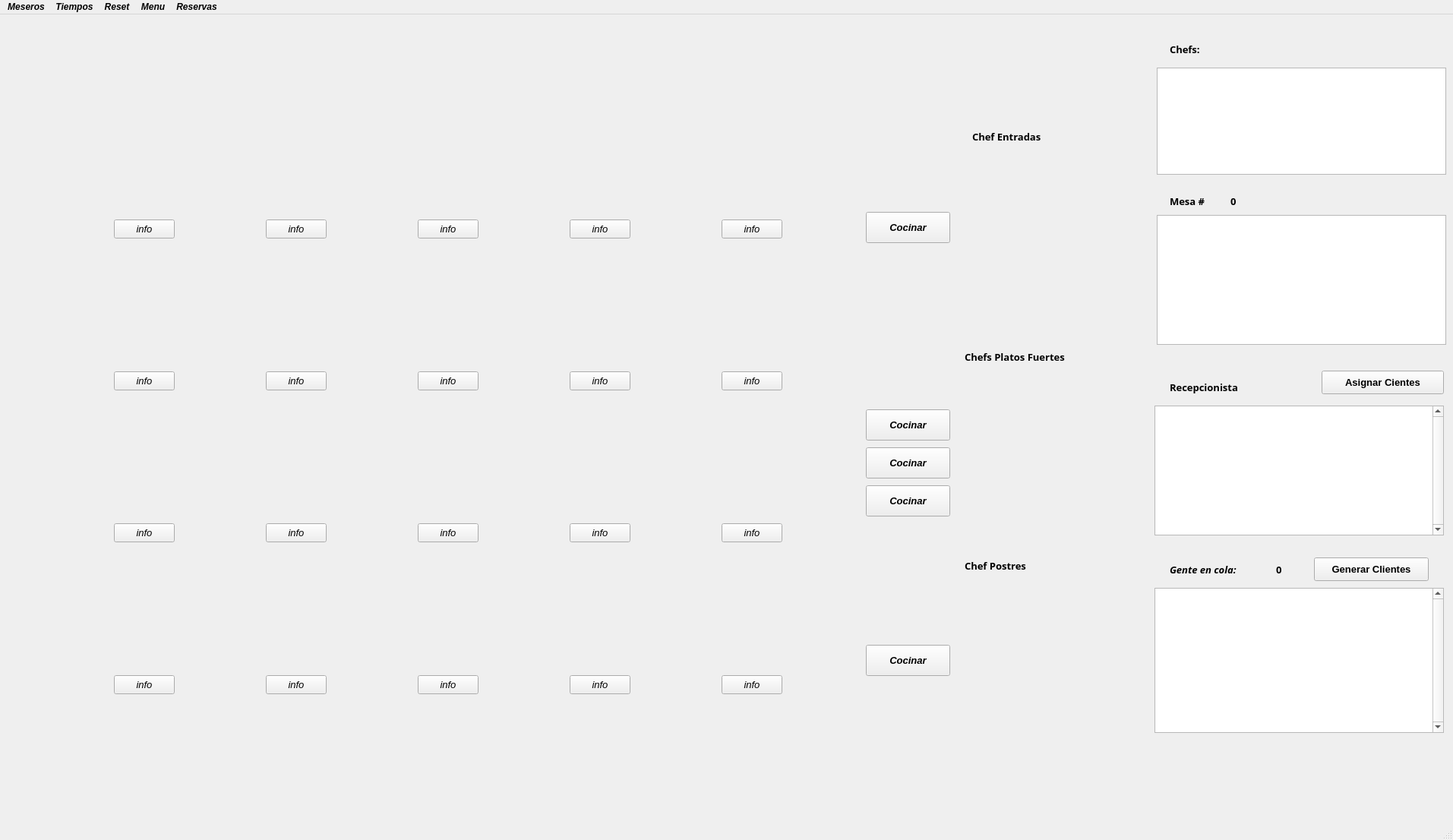
<?xml version="1.0" encoding="UTF-8"?>
<ui version="4.0">
 <class>SimuladorWindow</class>
 <widget class="QMainWindow" name="SimuladorWindow">
  <property name="geometry">
   <rect>
    <x>0</x>
    <y>0</y>
    <width>1913</width>
    <height>1106</height>
   </rect>
  </property>
  <property name="font">
   <font>
    <family>Arial</family>
    <weight>75</weight>
    <italic>true</italic>
    <bold>true</bold>
   </font>
  </property>
  <property name="windowTitle">
   <string>SimuladorWindow</string>
  </property>
  <widget class="QWidget" name="centralwidget">
   <widget class="QTextEdit" name="QueueTextField">
    <property name="enabled">
     <bool>true</bool>
    </property>
    <property name="geometry">
     <rect>
      <x>1520</x>
      <y>755</y>
      <width>381</width>
      <height>191</height>
     </rect>
    </property>
    <property name="font">
     <font>
      <family>Arial Black</family>
      <weight>75</weight>
      <italic>false</italic>
      <bold>true</bold>
     </font>
    </property>
    <property name="verticalScrollBarPolicy">
     <enum>Qt::ScrollBarAlwaysOn</enum>
    </property>
    <property name="readOnly">
     <bool>true</bool>
    </property>
   </widget>
   <widget class="QLabel" name="QueueLabel">
    <property name="geometry">
     <rect>
      <x>1540</x>
      <y>715</y>
      <width>161</width>
      <height>31</height>
     </rect>
    </property>
    <property name="font">
     <font>
      <family>Arial Black</family>
      <pointsize>10</pointsize>
      <weight>75</weight>
      <italic>true</italic>
      <bold>true</bold>
     </font>
    </property>
    <property name="text">
     <string>Gente en cola: </string>
    </property>
   </widget>
   <widget class="QLabel" name="QueueSizeLabel">
    <property name="geometry">
     <rect>
      <x>1680</x>
      <y>705</y>
      <width>111</width>
      <height>51</height>
     </rect>
    </property>
    <property name="font">
     <font>
      <family>Arial Black</family>
      <pointsize>10</pointsize>
      <weight>75</weight>
      <italic>false</italic>
      <bold>true</bold>
     </font>
    </property>
    <property name="text">
     <string>0</string>
    </property>
   </widget>
   <widget class="QPushButton" name="ButtonClientGenerator">
    <property name="geometry">
     <rect>
      <x>1730</x>
      <y>715</y>
      <width>151</width>
      <height>31</height>
     </rect>
    </property>
    <property name="font">
     <font>
      <family>Arial</family>
      <pointsize>10</pointsize>
      <weight>75</weight>
      <italic>false</italic>
      <bold>true</bold>
     </font>
    </property>
    <property name="text">
     <string>Generar Clientes</string>
    </property>
   </widget>
   <widget class="QTextEdit" name="ClientAssignerTextFiel">
    <property name="enabled">
     <bool>true</bool>
    </property>
    <property name="geometry">
     <rect>
      <x>1520</x>
      <y>515</y>
      <width>381</width>
      <height>171</height>
     </rect>
    </property>
    <property name="font">
     <font>
      <family>Arial Black</family>
      <weight>75</weight>
      <italic>false</italic>
      <bold>true</bold>
     </font>
    </property>
    <property name="verticalScrollBarPolicy">
     <enum>Qt::ScrollBarAlwaysOn</enum>
    </property>
    <property name="readOnly">
     <bool>true</bool>
    </property>
   </widget>
   <widget class="QPushButton" name="AssignTablesButton">
    <property name="geometry">
     <rect>
      <x>1740</x>
      <y>469</y>
      <width>161</width>
      <height>31</height>
     </rect>
    </property>
    <property name="font">
     <font>
      <family>Arial</family>
      <pointsize>10</pointsize>
      <weight>75</weight>
      <italic>false</italic>
      <bold>true</bold>
     </font>
    </property>
    <property name="text">
     <string>Asignar Cientes</string>
    </property>
   </widget>
   <widget class="QLabel" name="AssignerLabel">
    <property name="geometry">
     <rect>
      <x>1540</x>
      <y>480</y>
      <width>151</width>
      <height>21</height>
     </rect>
    </property>
    <property name="font">
     <font>
      <family>Arial Black</family>
      <pointsize>10</pointsize>
      <italic>false</italic>
     </font>
    </property>
    <property name="text">
     <string>Recepcionista</string>
    </property>
   </widget>
   <widget class="QTextEdit" name="TableInfoTextFiedl">
    <property name="geometry">
     <rect>
      <x>1523</x>
      <y>264</y>
      <width>381</width>
      <height>171</height>
     </rect>
    </property>
    <property name="font">
     <font>
      <family>Arial Black</family>
      <pointsize>8</pointsize>
      <italic>false</italic>
     </font>
    </property>
    <property name="readOnly">
     <bool>true</bool>
    </property>
   </widget>
   <widget class="QLabel" name="TableLabel">
    <property name="geometry">
     <rect>
      <x>1540</x>
      <y>220</y>
      <width>131</width>
      <height>51</height>
     </rect>
    </property>
    <property name="font">
     <font>
      <family>Arial Black</family>
      <pointsize>10</pointsize>
      <italic>false</italic>
     </font>
    </property>
    <property name="text">
     <string>Mesa #</string>
    </property>
   </widget>
   <widget class="QLabel" name="TableIDLabel">
    <property name="geometry">
     <rect>
      <x>1620</x>
      <y>230</y>
      <width>71</width>
      <height>31</height>
     </rect>
    </property>
    <property name="font">
     <font>
      <family>Arial Black</family>
      <pointsize>10</pointsize>
      <italic>false</italic>
     </font>
    </property>
    <property name="text">
     <string>0</string>
    </property>
   </widget>
   <widget class="QPushButton" name="Table16Button">
    <property name="geometry">
     <rect>
      <x>150</x>
      <y>870</y>
      <width>80</width>
      <height>25</height>
     </rect>
    </property>
    <property name="font">
     <font>
      <family>Arial</family>
      <pointsize>10</pointsize>
      <weight>50</weight>
      <italic>true</italic>
      <bold>false</bold>
     </font>
    </property>
    <property name="text">
     <string>info</string>
    </property>
   </widget>
   <widget class="QPushButton" name="Table17Button">
    <property name="geometry">
     <rect>
      <x>350</x>
      <y>870</y>
      <width>80</width>
      <height>25</height>
     </rect>
    </property>
    <property name="font">
     <font>
      <family>Arial</family>
      <pointsize>10</pointsize>
      <weight>50</weight>
      <italic>true</italic>
      <bold>false</bold>
     </font>
    </property>
    <property name="text">
     <string>info</string>
    </property>
   </widget>
   <widget class="QPushButton" name="Table18Button">
    <property name="geometry">
     <rect>
      <x>550</x>
      <y>870</y>
      <width>80</width>
      <height>25</height>
     </rect>
    </property>
    <property name="font">
     <font>
      <family>Arial</family>
      <pointsize>10</pointsize>
      <weight>50</weight>
      <italic>true</italic>
      <bold>false</bold>
     </font>
    </property>
    <property name="text">
     <string>info</string>
    </property>
   </widget>
   <widget class="QPushButton" name="Table19Button">
    <property name="geometry">
     <rect>
      <x>750</x>
      <y>870</y>
      <width>80</width>
      <height>25</height>
     </rect>
    </property>
    <property name="font">
     <font>
      <family>Arial</family>
      <pointsize>10</pointsize>
      <weight>50</weight>
      <italic>true</italic>
      <bold>false</bold>
     </font>
    </property>
    <property name="text">
     <string>info</string>
    </property>
   </widget>
   <widget class="QPushButton" name="Table20Button">
    <property name="geometry">
     <rect>
      <x>950</x>
      <y>870</y>
      <width>80</width>
      <height>25</height>
     </rect>
    </property>
    <property name="font">
     <font>
      <family>Arial</family>
      <pointsize>10</pointsize>
      <weight>50</weight>
      <italic>true</italic>
      <bold>false</bold>
     </font>
    </property>
    <property name="text">
     <string>info</string>
    </property>
   </widget>
   <widget class="QPushButton" name="Table11Button">
    <property name="geometry">
     <rect>
      <x>150</x>
      <y>670</y>
      <width>80</width>
      <height>25</height>
     </rect>
    </property>
    <property name="font">
     <font>
      <family>Arial</family>
      <pointsize>10</pointsize>
      <weight>50</weight>
      <italic>true</italic>
      <bold>false</bold>
     </font>
    </property>
    <property name="text">
     <string>info</string>
    </property>
   </widget>
   <widget class="QPushButton" name="Table15Button">
    <property name="geometry">
     <rect>
      <x>950</x>
      <y>670</y>
      <width>80</width>
      <height>25</height>
     </rect>
    </property>
    <property name="font">
     <font>
      <family>Arial</family>
      <pointsize>10</pointsize>
      <weight>50</weight>
      <italic>true</italic>
      <bold>false</bold>
     </font>
    </property>
    <property name="text">
     <string>info</string>
    </property>
   </widget>
   <widget class="QPushButton" name="Table12Button">
    <property name="geometry">
     <rect>
      <x>350</x>
      <y>670</y>
      <width>80</width>
      <height>25</height>
     </rect>
    </property>
    <property name="font">
     <font>
      <family>Arial</family>
      <pointsize>10</pointsize>
      <weight>50</weight>
      <italic>true</italic>
      <bold>false</bold>
     </font>
    </property>
    <property name="text">
     <string>info</string>
    </property>
   </widget>
   <widget class="QPushButton" name="Table13Button">
    <property name="geometry">
     <rect>
      <x>550</x>
      <y>670</y>
      <width>80</width>
      <height>25</height>
     </rect>
    </property>
    <property name="font">
     <font>
      <family>Arial</family>
      <pointsize>10</pointsize>
      <weight>50</weight>
      <italic>true</italic>
      <bold>false</bold>
     </font>
    </property>
    <property name="text">
     <string>info</string>
    </property>
   </widget>
   <widget class="QPushButton" name="Table14Button">
    <property name="geometry">
     <rect>
      <x>750</x>
      <y>670</y>
      <width>80</width>
      <height>25</height>
     </rect>
    </property>
    <property name="font">
     <font>
      <family>Arial</family>
      <pointsize>10</pointsize>
      <weight>50</weight>
      <italic>true</italic>
      <bold>false</bold>
     </font>
    </property>
    <property name="text">
     <string>info</string>
    </property>
   </widget>
   <widget class="QPushButton" name="Table2Button">
    <property name="geometry">
     <rect>
      <x>350</x>
      <y>270</y>
      <width>80</width>
      <height>25</height>
     </rect>
    </property>
    <property name="font">
     <font>
      <family>Arial</family>
      <pointsize>10</pointsize>
      <weight>50</weight>
      <italic>true</italic>
      <bold>false</bold>
     </font>
    </property>
    <property name="text">
     <string>info</string>
    </property>
   </widget>
   <widget class="QPushButton" name="Table6Button">
    <property name="geometry">
     <rect>
      <x>150</x>
      <y>470</y>
      <width>80</width>
      <height>25</height>
     </rect>
    </property>
    <property name="font">
     <font>
      <family>Arial</family>
      <pointsize>10</pointsize>
      <weight>50</weight>
      <italic>true</italic>
      <bold>false</bold>
     </font>
    </property>
    <property name="text">
     <string>info</string>
    </property>
   </widget>
   <widget class="QPushButton" name="Table10Button">
    <property name="geometry">
     <rect>
      <x>950</x>
      <y>470</y>
      <width>80</width>
      <height>25</height>
     </rect>
    </property>
    <property name="font">
     <font>
      <family>Arial</family>
      <pointsize>10</pointsize>
      <weight>50</weight>
      <italic>true</italic>
      <bold>false</bold>
     </font>
    </property>
    <property name="text">
     <string>info</string>
    </property>
   </widget>
   <widget class="QPushButton" name="Table7Button">
    <property name="geometry">
     <rect>
      <x>350</x>
      <y>470</y>
      <width>80</width>
      <height>25</height>
     </rect>
    </property>
    <property name="font">
     <font>
      <family>Arial</family>
      <pointsize>10</pointsize>
      <weight>50</weight>
      <italic>true</italic>
      <bold>false</bold>
     </font>
    </property>
    <property name="text">
     <string>info</string>
    </property>
   </widget>
   <widget class="QPushButton" name="Table8Button">
    <property name="geometry">
     <rect>
      <x>550</x>
      <y>470</y>
      <width>80</width>
      <height>25</height>
     </rect>
    </property>
    <property name="font">
     <font>
      <family>Arial</family>
      <pointsize>10</pointsize>
      <weight>50</weight>
      <italic>true</italic>
      <bold>false</bold>
     </font>
    </property>
    <property name="text">
     <string>info</string>
    </property>
   </widget>
   <widget class="QPushButton" name="Table4Button">
    <property name="geometry">
     <rect>
      <x>750</x>
      <y>270</y>
      <width>80</width>
      <height>25</height>
     </rect>
    </property>
    <property name="font">
     <font>
      <family>Arial</family>
      <pointsize>10</pointsize>
      <weight>50</weight>
      <italic>true</italic>
      <bold>false</bold>
     </font>
    </property>
    <property name="text">
     <string>info</string>
    </property>
   </widget>
   <widget class="QPushButton" name="Table5Button">
    <property name="geometry">
     <rect>
      <x>950</x>
      <y>270</y>
      <width>80</width>
      <height>25</height>
     </rect>
    </property>
    <property name="font">
     <font>
      <family>Arial</family>
      <pointsize>10</pointsize>
      <weight>50</weight>
      <italic>true</italic>
      <bold>false</bold>
     </font>
    </property>
    <property name="text">
     <string>info</string>
    </property>
   </widget>
   <widget class="QPushButton" name="Table3Button">
    <property name="geometry">
     <rect>
      <x>550</x>
      <y>270</y>
      <width>80</width>
      <height>25</height>
     </rect>
    </property>
    <property name="font">
     <font>
      <family>Arial</family>
      <pointsize>10</pointsize>
      <weight>50</weight>
      <italic>true</italic>
      <bold>false</bold>
     </font>
    </property>
    <property name="text">
     <string>info</string>
    </property>
   </widget>
   <widget class="QPushButton" name="Table9Button">
    <property name="geometry">
     <rect>
      <x>750</x>
      <y>470</y>
      <width>80</width>
      <height>25</height>
     </rect>
    </property>
    <property name="font">
     <font>
      <family>Arial</family>
      <pointsize>10</pointsize>
      <weight>50</weight>
      <italic>true</italic>
      <bold>false</bold>
     </font>
    </property>
    <property name="text">
     <string>info</string>
    </property>
   </widget>
   <widget class="QPushButton" name="Table1Button">
    <property name="geometry">
     <rect>
      <x>150</x>
      <y>270</y>
      <width>80</width>
      <height>25</height>
     </rect>
    </property>
    <property name="font">
     <font>
      <family>Arial</family>
      <pointsize>10</pointsize>
      <weight>50</weight>
      <italic>true</italic>
      <bold>false</bold>
     </font>
    </property>
    <property name="text">
     <string>info</string>
    </property>
   </widget>
   <widget class="QLabel" name="chefLabel1">
    <property name="geometry">
     <rect>
      <x>1280</x>
      <y>750</y>
      <width>201</width>
      <height>201</height>
     </rect>
    </property>
    <property name="text">
     <string/>
    </property>
   </widget>
   <widget class="QLabel" name="chefLabel1_2">
    <property name="geometry">
     <rect>
      <x>1290</x>
      <y>180</y>
      <width>171</width>
      <height>231</height>
     </rect>
    </property>
    <property name="text">
     <string/>
    </property>
   </widget>
   <widget class="QLabel" name="chefLabel1_3">
    <property name="geometry">
     <rect>
      <x>1280</x>
      <y>470</y>
      <width>171</width>
      <height>241</height>
     </rect>
    </property>
    <property name="text">
     <string/>
    </property>
   </widget>
   <widget class="QLabel" name="ChefDessertLabel">
    <property name="geometry">
     <rect>
      <x>1270</x>
      <y>715</y>
      <width>141</width>
      <height>21</height>
     </rect>
    </property>
    <property name="font">
     <font>
      <family>Arial Black</family>
      <pointsize>10</pointsize>
      <italic>false</italic>
     </font>
    </property>
    <property name="text">
     <string>Chef Postres</string>
    </property>
   </widget>
   <widget class="QLabel" name="ChefMealLabel">
    <property name="geometry">
     <rect>
      <x>1270</x>
      <y>440</y>
      <width>201</width>
      <height>21</height>
     </rect>
    </property>
    <property name="font">
     <font>
      <family>Arial Black</family>
      <pointsize>10</pointsize>
      <italic>false</italic>
     </font>
    </property>
    <property name="text">
     <string>Chefs Platos Fuertes</string>
    </property>
   </widget>
   <widget class="QLabel" name="ChefEntranceLabel">
    <property name="geometry">
     <rect>
      <x>1280</x>
      <y>150</y>
      <width>201</width>
      <height>21</height>
     </rect>
    </property>
    <property name="font">
     <font>
      <family>Arial Black</family>
      <pointsize>10</pointsize>
      <italic>false</italic>
     </font>
    </property>
    <property name="text">
     <string>Chef Entradas</string>
    </property>
   </widget>
   <widget class="QPushButton" name="CookDessertButton">
    <property name="geometry">
     <rect>
      <x>1140</x>
      <y>830</y>
      <width>111</width>
      <height>41</height>
     </rect>
    </property>
    <property name="font">
     <font>
      <pointsize>10</pointsize>
     </font>
    </property>
    <property name="text">
     <string>Cocinar</string>
    </property>
   </widget>
   <widget class="QPushButton" name="CookMealButton1">
    <property name="geometry">
     <rect>
      <x>1140</x>
      <y>620</y>
      <width>111</width>
      <height>41</height>
     </rect>
    </property>
    <property name="font">
     <font>
      <pointsize>10</pointsize>
     </font>
    </property>
    <property name="text">
     <string>Cocinar</string>
    </property>
   </widget>
   <widget class="QPushButton" name="CookMealButton2">
    <property name="geometry">
     <rect>
      <x>1140</x>
      <y>570</y>
      <width>111</width>
      <height>41</height>
     </rect>
    </property>
    <property name="font">
     <font>
      <pointsize>10</pointsize>
     </font>
    </property>
    <property name="text">
     <string>Cocinar</string>
    </property>
   </widget>
   <widget class="QPushButton" name="CookMealButton3">
    <property name="geometry">
     <rect>
      <x>1140</x>
      <y>520</y>
      <width>111</width>
      <height>41</height>
     </rect>
    </property>
    <property name="font">
     <font>
      <pointsize>10</pointsize>
     </font>
    </property>
    <property name="text">
     <string>Cocinar</string>
    </property>
   </widget>
   <widget class="QPushButton" name="CookEntranceButton">
    <property name="geometry">
     <rect>
      <x>1140</x>
      <y>260</y>
      <width>111</width>
      <height>41</height>
     </rect>
    </property>
    <property name="font">
     <font>
      <pointsize>10</pointsize>
     </font>
    </property>
    <property name="text">
     <string>Cocinar</string>
    </property>
   </widget>
   <widget class="QTextEdit" name="ChefTextField">
    <property name="geometry">
     <rect>
      <x>1523</x>
      <y>70</y>
      <width>381</width>
      <height>141</height>
     </rect>
    </property>
    <property name="font">
     <font>
      <family>Arial Black</family>
      <italic>false</italic>
     </font>
    </property>
    <property name="readOnly">
     <bool>true</bool>
    </property>
   </widget>
   <widget class="QLabel" name="ChefTextLabel">
    <property name="geometry">
     <rect>
      <x>1540</x>
      <y>30</y>
      <width>91</width>
      <height>31</height>
     </rect>
    </property>
    <property name="font">
     <font>
      <family>Arial Black</family>
      <pointsize>10</pointsize>
      <italic>false</italic>
     </font>
    </property>
    <property name="text">
     <string>Chefs:</string>
    </property>
   </widget>
  </widget>
  <widget class="QMenuBar" name="menubar">
   <property name="geometry">
    <rect>
     <x>0</x>
     <y>0</y>
     <width>1913</width>
     <height>25</height>
    </rect>
   </property>
   <widget class="QMenu" name="menuMeseros">
    <property name="title">
     <string>Meseros</string>
    </property>
    <addaction name="separator"/>
    <addaction name="actionMesero_1"/>
    <addaction name="actionMesero_2"/>
    <addaction name="actionMesero_3"/>
    <addaction name="actionMesero_4"/>
    <addaction name="actionMesero_5"/>
    <addaction name="actionMesero_6"/>
    <addaction name="actionMesero_7"/>
    <addaction name="actionMesero_8"/>
    <addaction name="actionMesero_9"/>
    <addaction name="actionMesero_10"/>
    <addaction name="actionMesero_11"/>
    <addaction name="actionMesero_12"/>
    <addaction name="actionMesero_13"/>
    <addaction name="actionMesero_14"/>
    <addaction name="actionMesero_15"/>
    <addaction name="actionMesero_16"/>
    <addaction name="actionMesero_17"/>
    <addaction name="actionMesero_18"/>
    <addaction name="actionMesero_19"/>
    <addaction name="actionMesero_20"/>
   </widget>
   <widget class="QMenu" name="menuTiempos">
    <property name="title">
     <string>Tiempos</string>
    </property>
   </widget>
   <widget class="QMenu" name="menuReset">
    <property name="title">
     <string>Reset</string>
    </property>
   </widget>
   <widget class="QMenu" name="menuMenu">
    <property name="title">
     <string>Menu</string>
    </property>
   </widget>
   <widget class="QMenu" name="menuReservas">
    <property name="title">
     <string>Reservas</string>
    </property>
   </widget>
   <addaction name="menuMeseros"/>
   <addaction name="menuTiempos"/>
   <addaction name="menuReset"/>
   <addaction name="menuMenu"/>
   <addaction name="menuReservas"/>
  </widget>
  <widget class="QStatusBar" name="statusbar"/>
  <action name="actionMesero_1">
   <property name="enabled">
    <bool>false</bool>
   </property>
   <property name="text">
    <string>Mesero 1</string>
   </property>
   <property name="visible">
    <bool>false</bool>
   </property>
  </action>
  <action name="actionMesero_2">
   <property name="text">
    <string>Mesero 2</string>
   </property>
   <property name="visible">
    <bool>false</bool>
   </property>
  </action>
  <action name="actionMesero_3">
   <property name="text">
    <string>Mesero 3</string>
   </property>
   <property name="visible">
    <bool>false</bool>
   </property>
  </action>
  <action name="actionMesero_4">
   <property name="text">
    <string>Mesero 4</string>
   </property>
   <property name="visible">
    <bool>false</bool>
   </property>
  </action>
  <action name="actionMesero_5">
   <property name="text">
    <string>Mesero 5</string>
   </property>
   <property name="visible">
    <bool>false</bool>
   </property>
  </action>
  <action name="actionMesero_6">
   <property name="text">
    <string>Mesero 6</string>
   </property>
   <property name="visible">
    <bool>false</bool>
   </property>
  </action>
  <action name="actionMesero_7">
   <property name="text">
    <string>Mesero 7 </string>
   </property>
   <property name="visible">
    <bool>false</bool>
   </property>
  </action>
  <action name="actionMesero_8">
   <property name="text">
    <string>Mesero 8</string>
   </property>
   <property name="visible">
    <bool>false</bool>
   </property>
  </action>
  <action name="actionMesero_9">
   <property name="text">
    <string>Mesero 9</string>
   </property>
   <property name="visible">
    <bool>false</bool>
   </property>
  </action>
  <action name="actionMesero_10">
   <property name="text">
    <string>Mesero 10</string>
   </property>
   <property name="visible">
    <bool>false</bool>
   </property>
  </action>
  <action name="actionMesero_11">
   <property name="text">
    <string>Mesero 11</string>
   </property>
   <property name="visible">
    <bool>false</bool>
   </property>
  </action>
  <action name="actionMesero_12">
   <property name="text">
    <string>Mesero 12</string>
   </property>
   <property name="visible">
    <bool>false</bool>
   </property>
  </action>
  <action name="actionMesero_13">
   <property name="text">
    <string>Mesero 13</string>
   </property>
   <property name="visible">
    <bool>false</bool>
   </property>
  </action>
  <action name="actionMesero_14">
   <property name="text">
    <string>Mesero 14</string>
   </property>
   <property name="visible">
    <bool>false</bool>
   </property>
  </action>
  <action name="actionMesero_15">
   <property name="text">
    <string>Mesero 15</string>
   </property>
   <property name="visible">
    <bool>false</bool>
   </property>
  </action>
  <action name="actionMesero_16">
   <property name="text">
    <string>Mesero 16</string>
   </property>
   <property name="visible">
    <bool>false</bool>
   </property>
  </action>
  <action name="actionMesero_17">
   <property name="text">
    <string>Mesero 17</string>
   </property>
   <property name="visible">
    <bool>false</bool>
   </property>
  </action>
  <action name="actionMesero_18">
   <property name="text">
    <string>Mesero 18</string>
   </property>
   <property name="visible">
    <bool>false</bool>
   </property>
  </action>
  <action name="actionMesero_19">
   <property name="text">
    <string>Mesero 19</string>
   </property>
   <property name="visible">
    <bool>false</bool>
   </property>
  </action>
  <action name="actionMesero_20">
   <property name="text">
    <string>Mesero 20</string>
   </property>
   <property name="visible">
    <bool>false</bool>
   </property>
  </action>
 </widget>
 <resources/>
 <connections/>
</ui>
